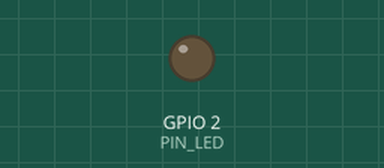
Simulated run of this sketch. Board: ESP32. Parts: output pins drawn as LEDs (lit = HIGH).

Above: at 0.15 s.
At 39.81 s:
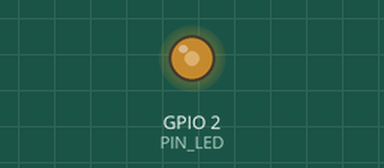
Timing chart, 0 to 40.0 s (numbered marks = the images above):
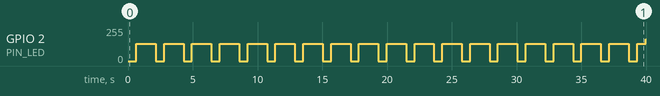

The sketch:

sketch_4_1e.ino
```cpp
#define PIN_LED 2
#define CHN 0 // canal PWM
#define FRQ 1000 // frequência definida no PWM
#define PWM_BIT 8 //precisão em bits 2^8 -> 0% a 100% <-> 0 a 255

void setup() {
  ledcAttachChannel(PIN_LED,FRQ,PWM_BIT,CHN); //conecta pino ao canal de PWM e configura os padões desse canal
}

void loop() {
  for(int i=0; i<255; i++){
    ledcWrite(PIN_LED,i); //define o duty(i) atual do pulso
    delay(5);
  }
  for(int i=0255; i>=0; i--){
    ledcWrite(PIN_LED,i);
    delay(5);
  }
}
```

Measured:
- by itself, GPIO 2 (PIN_LED): 0/255 → 128/255 at 0.64 s, → 0/255 1.5 s later, → 128/255 0.65 s later, → 0/255 1.5 s later, … (38 changes in this stretch)
